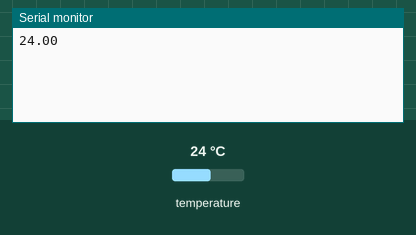
Simulated run of this sketch. Board: Arduino Uno, built with avr-gcc and run on an emulated ATmega328P. Parts: the last lines printed to the serial monitor. The inputs (shaded band) are chosen by the test bench; at power-on: temperature 24 °C.

Above: at 1.5 s.
1.6 s: temperature set to 12 °C
At 2.2 s:
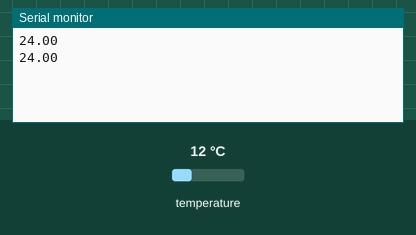
3.1 s: temperature set to 19 °C
At 3.7 s:
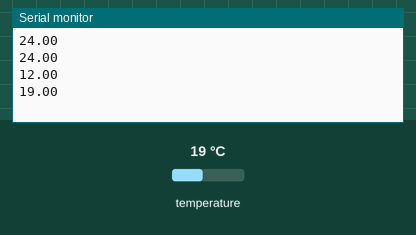
Timing chart, 0 to 6.1 s (numbered marks = the images above; inputs shaded):
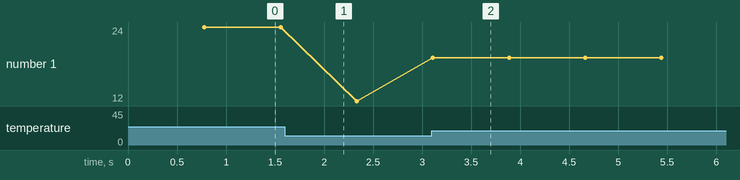

The sketch:

Teperature_Sensor.ino
```cpp
#include <OneWire.h>
#include <DallasTemperature.h>

#define ONE_WIRE_BUS 2

float temperature=0;

OneWire oneWire(ONE_WIRE_BUS);
DallasTemperature sensors(&oneWire);


void setup(void)
{

  Serial.begin(9600);
  sensors.begin();
}

void loop(void)
{

  sensors.requestTemperatures();
  Serial.println(sensors.getTempCByIndex(0));
  temperature=sensors.getTempCByIndex(0);
}
```

Measured:
- after the input at 3.1 s, the serial monitor: prints a new line at once (image 2)
- plotted number 1: 24 → 12 after the input at 1.6 s, 12 → 19 after the input at 3.1 s
